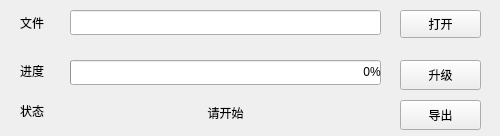
<?xml version="1.0" encoding="UTF-8"?>
<ui version="4.0">
 <class>TftpWidget</class>
 <widget class="QWidget" name="TftpWidget">
  <property name="geometry">
   <rect>
    <x>0</x>
    <y>0</y>
    <width>500</width>
    <height>136</height>
   </rect>
  </property>
  <property name="windowTitle">
   <string>Form</string>
  </property>
  <widget class="QLabel" name="stateLab">
   <property name="geometry">
    <rect>
     <x>70</x>
     <y>100</y>
     <width>311</width>
     <height>25</height>
    </rect>
   </property>
   <property name="text">
    <string>请开始</string>
   </property>
   <property name="alignment">
    <set>Qt::AlignCenter</set>
   </property>
  </widget>
  <widget class="QProgressBar" name="progressBar">
   <property name="geometry">
    <rect>
     <x>70</x>
     <y>60</y>
     <width>311</width>
     <height>25</height>
    </rect>
   </property>
   <property name="layoutDirection">
    <enum>Qt::LeftToRight</enum>
   </property>
   <property name="styleSheet">
    <string notr="true">  text-align:right;</string>
   </property>
   <property name="value">
    <number>0</number>
   </property>
   <property name="orientation">
    <enum>Qt::Horizontal</enum>
   </property>
  </widget>
  <widget class="QLineEdit" name="lineEdit">
   <property name="geometry">
    <rect>
     <x>70</x>
     <y>10</y>
     <width>311</width>
     <height>25</height>
    </rect>
   </property>
  </widget>
  <widget class="QLabel" name="label">
   <property name="geometry">
    <rect>
     <x>20</x>
     <y>10</y>
     <width>41</width>
     <height>25</height>
    </rect>
   </property>
   <property name="text">
    <string>文件</string>
   </property>
  </widget>
  <widget class="QPushButton" name="openBtn">
   <property name="geometry">
    <rect>
     <x>400</x>
     <y>10</y>
     <width>81</width>
     <height>28</height>
    </rect>
   </property>
   <property name="text">
    <string>打开</string>
   </property>
  </widget>
  <widget class="QPushButton" name="updateBtn">
   <property name="geometry">
    <rect>
     <x>400</x>
     <y>60</y>
     <width>81</width>
     <height>30</height>
    </rect>
   </property>
   <property name="text">
    <string>升级</string>
   </property>
  </widget>
  <widget class="QLabel" name="label_2">
   <property name="geometry">
    <rect>
     <x>20</x>
     <y>60</y>
     <width>51</width>
     <height>21</height>
    </rect>
   </property>
   <property name="text">
    <string>进度</string>
   </property>
  </widget>
  <widget class="QLabel" name="label_3">
   <property name="geometry">
    <rect>
     <x>20</x>
     <y>100</y>
     <width>51</width>
     <height>21</height>
    </rect>
   </property>
   <property name="text">
    <string>状态</string>
   </property>
  </widget>
  <widget class="QPushButton" name="exportBtn">
   <property name="geometry">
    <rect>
     <x>400</x>
     <y>100</y>
     <width>81</width>
     <height>30</height>
    </rect>
   </property>
   <property name="text">
    <string>导出</string>
   </property>
  </widget>
 </widget>
 <resources/>
 <connections/>
</ui>
